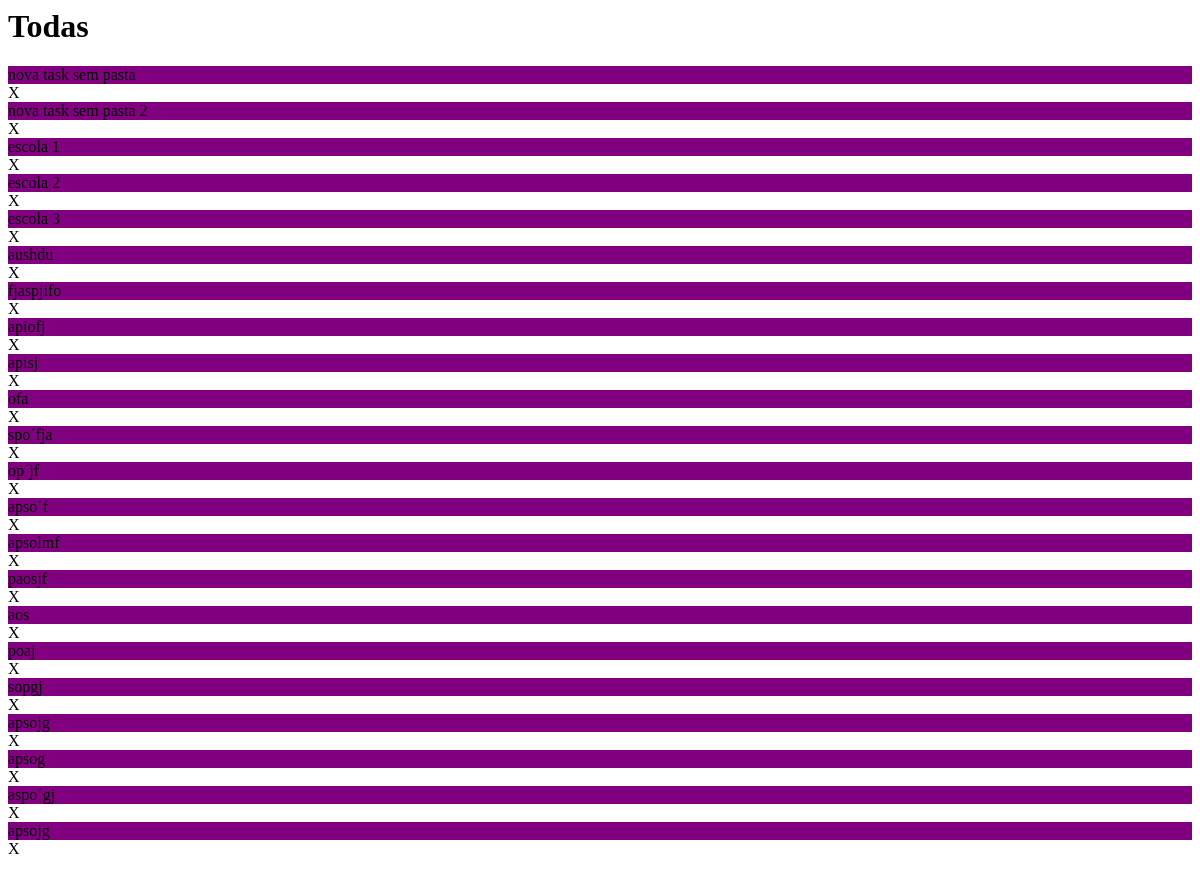
Page /all/ (signed in) on the earlier database version.
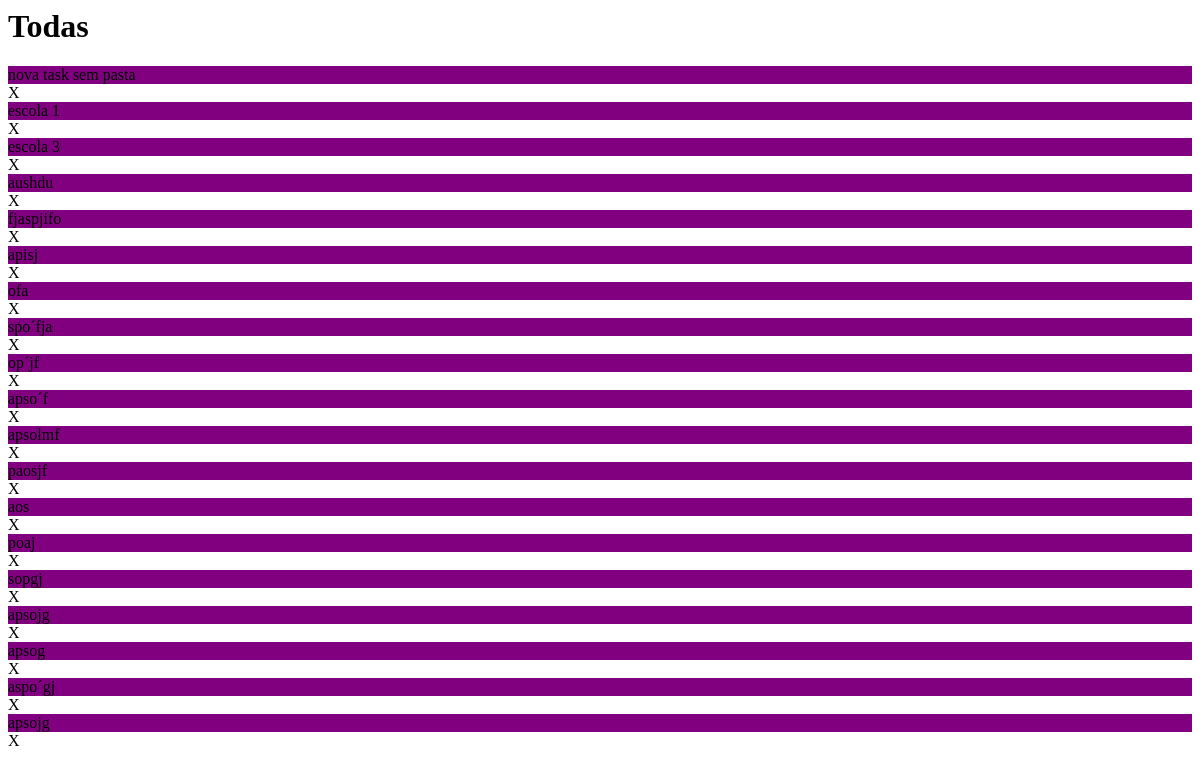
Same page on the later database version.
### todo/models.py (models this page shows, shortened)
class Task(models.Model):
    user = models.ForeignKey(User, on_delete=models.CASCADE, null=True, blank=True, related_name='tasks')
    folder = models.ForeignKey(Folder, on_delete=models.CASCADE, null=True, blank=True, related_name='tasks')
    title = models.CharField(max_length=40)
    completed = models.BooleanField(default=False)
    created = models.DateTimeField(auto_now_add=True)
    objects = models.Manager()
    class Meta:
        ordering = ['completed']

### folders/views.py (the view)
# urls.py: path('all/', views.f_all, name="all"),
def f_all(req):
    print("open folder| all")
    req.session['current_folder'] = -1
    tasks = Task.objects.filter(user=req.user)
    return render(req, 'todo/task_list.html', get_context(req, {'tasks': tasks}))

### todo/templates/todo/task_list.html
<div
    class="content-area"
    id="content-area"
    hx-get="{% url 'folders' %}"
    hx-trigger="load"
    hx-target="#folders-wrapper"
    hx-swap="outerHTML"
    _="on htmx:afterRequest log 'folder-list updated!'"
>
    <div class="folder-name-container">
        <h1 class="folder-name-text">
        {% if current_folder %}
            {{ current_folder.folder_name }}
        {% else %}
            Todas
        {% endif %}
        </h1>
    </div>
    <div id="tasks-container">
        <div class="task-list" id="task-list">
            {% for task in tasks %}
                {% include 'todo/task-list-item.html' with task=task %}
            {% empty %}
            <div style="padding-left:4em">empty...</div>
            {% endfor %}
            <div style="background: transparent; color: transparent; user-select: none; width: 70%;">.</div>
        </div>
    </div>
</div>

### todo/templates/todo/task-list-item.html (shortened to what this page needs)
<div class="task" id="{{ task.pk }}">
    <div style="background: purple;">{{ task.title }}</div>
    {% include 'delete.html' with del_url="del" item_id=task.id target="#content-area" item="task" btn_text="X" %}
</div>

### templates/delete.html
<div class="list-item-del"
     hx-delete="{% url del_url item_id %}"
     hx-target="{{ target }}"
     hx-trigger="confirmed"
     _="on click call
     Swal.fire({
        title: 'Delete this {{ item }}?',
        text:'{{ text }}',
        confirmButtonText: 'Yes, delete it!',
        showDenyButton: true
     })
     if result.isConfirmed trigger confirmed then log '{{ btn_text }}'"
>
    {{ btn_text }}
</div>

Differences in the rows shown:
removed Task: title "nova task sem pasta 2", btn_text "X"
removed Task: title "escola 2", btn_text "X"
removed Task: title "apiofj", btn_text "X"
